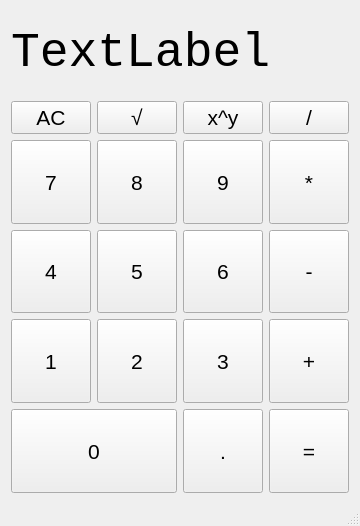
<?xml version="1.0" encoding="UTF-8"?>
<ui version="4.0">
 <class>MainWindow</class>
 <widget class="QMainWindow" name="MainWindow">
  <property name="enabled">
   <bool>true</bool>
  </property>
  <property name="geometry">
   <rect>
    <x>0</x>
    <y>0</y>
    <width>356</width>
    <height>526</height>
   </rect>
  </property>
  <property name="windowTitle">
   <string>MainWindow</string>
  </property>
  <widget class="QWidget" name="centralWidget">
   <layout class="QGridLayout" name="gridLayout_2">
    <item row="6" column="2">
     <widget class="QPushButton" name="threeButton">
      <property name="sizePolicy">
       <sizepolicy hsizetype="Minimum" vsizetype="Preferred">
        <horstretch>0</horstretch>
        <verstretch>0</verstretch>
       </sizepolicy>
      </property>
      <property name="font">
       <font>
        <pointsize>16</pointsize>
       </font>
      </property>
      <property name="text">
       <string>3</string>
      </property>
     </widget>
    </item>
    <item row="2" column="1">
     <widget class="QPushButton" name="sqrtButton">
      <property name="font">
       <font>
        <pointsize>16</pointsize>
       </font>
      </property>
      <property name="text">
       <string>√</string>
      </property>
     </widget>
    </item>
    <item row="0" column="0" colspan="4">
     <layout class="QVBoxLayout" name="verticalLayout">
      <item>
       <widget class="QLabel" name="label">
        <property name="palette">
         <palette>
          <active>
           <colorrole role="WindowText">
            <brush brushstyle="SolidPattern">
             <color alpha="255">
              <red>0</red>
              <green>0</green>
              <blue>0</blue>
             </color>
            </brush>
           </colorrole>
           <colorrole role="Button">
            <brush brushstyle="SolidPattern">
             <color alpha="255">
              <red>0</red>
              <green>0</green>
              <blue>0</blue>
             </color>
            </brush>
           </colorrole>
           <colorrole role="Light">
            <brush brushstyle="SolidPattern">
             <color alpha="255">
              <red>0</red>
              <green>0</green>
              <blue>0</blue>
             </color>
            </brush>
           </colorrole>
           <colorrole role="Midlight">
            <brush brushstyle="SolidPattern">
             <color alpha="255">
              <red>0</red>
              <green>0</green>
              <blue>0</blue>
             </color>
            </brush>
           </colorrole>
           <colorrole role="Dark">
            <brush brushstyle="SolidPattern">
             <color alpha="255">
              <red>0</red>
              <green>0</green>
              <blue>0</blue>
             </color>
            </brush>
           </colorrole>
           <colorrole role="Mid">
            <brush brushstyle="SolidPattern">
             <color alpha="255">
              <red>0</red>
              <green>0</green>
              <blue>0</blue>
             </color>
            </brush>
           </colorrole>
           <colorrole role="Text">
            <brush brushstyle="SolidPattern">
             <color alpha="255">
              <red>255</red>
              <green>255</green>
              <blue>255</blue>
             </color>
            </brush>
           </colorrole>
           <colorrole role="BrightText">
            <brush brushstyle="SolidPattern">
             <color alpha="255">
              <red>255</red>
              <green>255</green>
              <blue>255</blue>
             </color>
            </brush>
           </colorrole>
           <colorrole role="ButtonText">
            <brush brushstyle="SolidPattern">
             <color alpha="255">
              <red>255</red>
              <green>255</green>
              <blue>255</blue>
             </color>
            </brush>
           </colorrole>
           <colorrole role="Base">
            <brush brushstyle="SolidPattern">
             <color alpha="255">
              <red>0</red>
              <green>0</green>
              <blue>0</blue>
             </color>
            </brush>
           </colorrole>
           <colorrole role="Window">
            <brush brushstyle="SolidPattern">
             <color alpha="255">
              <red>0</red>
              <green>0</green>
              <blue>0</blue>
             </color>
            </brush>
           </colorrole>
           <colorrole role="Shadow">
            <brush brushstyle="SolidPattern">
             <color alpha="255">
              <red>0</red>
              <green>0</green>
              <blue>0</blue>
             </color>
            </brush>
           </colorrole>
           <colorrole role="AlternateBase">
            <brush brushstyle="SolidPattern">
             <color alpha="255">
              <red>0</red>
              <green>0</green>
              <blue>0</blue>
             </color>
            </brush>
           </colorrole>
           <colorrole role="ToolTipBase">
            <brush brushstyle="SolidPattern">
             <color alpha="255">
              <red>255</red>
              <green>255</green>
              <blue>220</blue>
             </color>
            </brush>
           </colorrole>
           <colorrole role="ToolTipText">
            <brush brushstyle="SolidPattern">
             <color alpha="255">
              <red>0</red>
              <green>0</green>
              <blue>0</blue>
             </color>
            </brush>
           </colorrole>
           <colorrole role="PlaceholderText">
            <brush brushstyle="SolidPattern">
             <color alpha="128">
              <red>68</red>
              <green>68</green>
              <blue>68</blue>
             </color>
            </brush>
           </colorrole>
          </active>
          <inactive>
           <colorrole role="WindowText">
            <brush brushstyle="SolidPattern">
             <color alpha="255">
              <red>0</red>
              <green>0</green>
              <blue>0</blue>
             </color>
            </brush>
           </colorrole>
           <colorrole role="Button">
            <brush brushstyle="SolidPattern">
             <color alpha="255">
              <red>0</red>
              <green>0</green>
              <blue>0</blue>
             </color>
            </brush>
           </colorrole>
           <colorrole role="Light">
            <brush brushstyle="SolidPattern">
             <color alpha="255">
              <red>0</red>
              <green>0</green>
              <blue>0</blue>
             </color>
            </brush>
           </colorrole>
           <colorrole role="Midlight">
            <brush brushstyle="SolidPattern">
             <color alpha="255">
              <red>0</red>
              <green>0</green>
              <blue>0</blue>
             </color>
            </brush>
           </colorrole>
           <colorrole role="Dark">
            <brush brushstyle="SolidPattern">
             <color alpha="255">
              <red>0</red>
              <green>0</green>
              <blue>0</blue>
             </color>
            </brush>
           </colorrole>
           <colorrole role="Mid">
            <brush brushstyle="SolidPattern">
             <color alpha="255">
              <red>0</red>
              <green>0</green>
              <blue>0</blue>
             </color>
            </brush>
           </colorrole>
           <colorrole role="Text">
            <brush brushstyle="SolidPattern">
             <color alpha="255">
              <red>255</red>
              <green>255</green>
              <blue>255</blue>
             </color>
            </brush>
           </colorrole>
           <colorrole role="BrightText">
            <brush brushstyle="SolidPattern">
             <color alpha="255">
              <red>255</red>
              <green>255</green>
              <blue>255</blue>
             </color>
            </brush>
           </colorrole>
           <colorrole role="ButtonText">
            <brush brushstyle="SolidPattern">
             <color alpha="255">
              <red>255</red>
              <green>255</green>
              <blue>255</blue>
             </color>
            </brush>
           </colorrole>
           <colorrole role="Base">
            <brush brushstyle="SolidPattern">
             <color alpha="255">
              <red>0</red>
              <green>0</green>
              <blue>0</blue>
             </color>
            </brush>
           </colorrole>
           <colorrole role="Window">
            <brush brushstyle="SolidPattern">
             <color alpha="255">
              <red>0</red>
              <green>0</green>
              <blue>0</blue>
             </color>
            </brush>
           </colorrole>
           <colorrole role="Shadow">
            <brush brushstyle="SolidPattern">
             <color alpha="255">
              <red>0</red>
              <green>0</green>
              <blue>0</blue>
             </color>
            </brush>
           </colorrole>
           <colorrole role="AlternateBase">
            <brush brushstyle="SolidPattern">
             <color alpha="255">
              <red>0</red>
              <green>0</green>
              <blue>0</blue>
             </color>
            </brush>
           </colorrole>
           <colorrole role="ToolTipBase">
            <brush brushstyle="SolidPattern">
             <color alpha="255">
              <red>255</red>
              <green>255</green>
              <blue>220</blue>
             </color>
            </brush>
           </colorrole>
           <colorrole role="ToolTipText">
            <brush brushstyle="SolidPattern">
             <color alpha="255">
              <red>0</red>
              <green>0</green>
              <blue>0</blue>
             </color>
            </brush>
           </colorrole>
           <colorrole role="PlaceholderText">
            <brush brushstyle="SolidPattern">
             <color alpha="128">
              <red>68</red>
              <green>68</green>
              <blue>68</blue>
             </color>
            </brush>
           </colorrole>
          </inactive>
          <disabled>
           <colorrole role="WindowText">
            <brush brushstyle="SolidPattern">
             <color alpha="255">
              <red>0</red>
              <green>0</green>
              <blue>0</blue>
             </color>
            </brush>
           </colorrole>
           <colorrole role="Button">
            <brush brushstyle="SolidPattern">
             <color alpha="255">
              <red>0</red>
              <green>0</green>
              <blue>0</blue>
             </color>
            </brush>
           </colorrole>
           <colorrole role="Light">
            <brush brushstyle="SolidPattern">
             <color alpha="255">
              <red>0</red>
              <green>0</green>
              <blue>0</blue>
             </color>
            </brush>
           </colorrole>
           <colorrole role="Midlight">
            <brush brushstyle="SolidPattern">
             <color alpha="255">
              <red>0</red>
              <green>0</green>
              <blue>0</blue>
             </color>
            </brush>
           </colorrole>
           <colorrole role="Dark">
            <brush brushstyle="SolidPattern">
             <color alpha="255">
              <red>0</red>
              <green>0</green>
              <blue>0</blue>
             </color>
            </brush>
           </colorrole>
           <colorrole role="Mid">
            <brush brushstyle="SolidPattern">
             <color alpha="255">
              <red>0</red>
              <green>0</green>
              <blue>0</blue>
             </color>
            </brush>
           </colorrole>
           <colorrole role="Text">
            <brush brushstyle="SolidPattern">
             <color alpha="255">
              <red>0</red>
              <green>0</green>
              <blue>0</blue>
             </color>
            </brush>
           </colorrole>
           <colorrole role="BrightText">
            <brush brushstyle="SolidPattern">
             <color alpha="255">
              <red>255</red>
              <green>255</green>
              <blue>255</blue>
             </color>
            </brush>
           </colorrole>
           <colorrole role="ButtonText">
            <brush brushstyle="SolidPattern">
             <color alpha="255">
              <red>0</red>
              <green>0</green>
              <blue>0</blue>
             </color>
            </brush>
           </colorrole>
           <colorrole role="Base">
            <brush brushstyle="SolidPattern">
             <color alpha="255">
              <red>0</red>
              <green>0</green>
              <blue>0</blue>
             </color>
            </brush>
           </colorrole>
           <colorrole role="Window">
            <brush brushstyle="SolidPattern">
             <color alpha="255">
              <red>0</red>
              <green>0</green>
              <blue>0</blue>
             </color>
            </brush>
           </colorrole>
           <colorrole role="Shadow">
            <brush brushstyle="SolidPattern">
             <color alpha="255">
              <red>0</red>
              <green>0</green>
              <blue>0</blue>
             </color>
            </brush>
           </colorrole>
           <colorrole role="AlternateBase">
            <brush brushstyle="SolidPattern">
             <color alpha="255">
              <red>0</red>
              <green>0</green>
              <blue>0</blue>
             </color>
            </brush>
           </colorrole>
           <colorrole role="ToolTipBase">
            <brush brushstyle="SolidPattern">
             <color alpha="255">
              <red>255</red>
              <green>255</green>
              <blue>220</blue>
             </color>
            </brush>
           </colorrole>
           <colorrole role="ToolTipText">
            <brush brushstyle="SolidPattern">
             <color alpha="255">
              <red>0</red>
              <green>0</green>
              <blue>0</blue>
             </color>
            </brush>
           </colorrole>
           <colorrole role="PlaceholderText">
            <brush brushstyle="SolidPattern">
             <color alpha="128">
              <red>68</red>
              <green>68</green>
              <blue>68</blue>
             </color>
            </brush>
           </colorrole>
          </disabled>
         </palette>
        </property>
        <property name="font">
         <font>
          <family>Courier New</family>
          <pointsize>36</pointsize>
         </font>
        </property>
        <property name="text">
         <string>TextLabel</string>
        </property>
       </widget>
      </item>
     </layout>
    </item>
    <item row="2" column="3">
     <widget class="QPushButton" name="devideButton">
      <property name="sizePolicy">
       <sizepolicy hsizetype="Minimum" vsizetype="Preferred">
        <horstretch>0</horstretch>
        <verstretch>0</verstretch>
       </sizepolicy>
      </property>
      <property name="font">
       <font>
        <pointsize>16</pointsize>
       </font>
      </property>
      <property name="text">
       <string>/</string>
      </property>
     </widget>
    </item>
    <item row="2" column="2">
     <widget class="QPushButton" name="sqrButton">
      <property name="font">
       <font>
        <pointsize>16</pointsize>
       </font>
      </property>
      <property name="text">
       <string>x^y</string>
      </property>
     </widget>
    </item>
    <item row="7" column="0" colspan="2">
     <widget class="QPushButton" name="zeroButton">
      <property name="sizePolicy">
       <sizepolicy hsizetype="Minimum" vsizetype="Preferred">
        <horstretch>0</horstretch>
        <verstretch>0</verstretch>
       </sizepolicy>
      </property>
      <property name="font">
       <font>
        <pointsize>16</pointsize>
       </font>
      </property>
      <property name="text">
       <string>0</string>
      </property>
     </widget>
    </item>
    <item row="4" column="3">
     <widget class="QPushButton" name="multiplyButton">
      <property name="sizePolicy">
       <sizepolicy hsizetype="Minimum" vsizetype="Preferred">
        <horstretch>0</horstretch>
        <verstretch>0</verstretch>
       </sizepolicy>
      </property>
      <property name="font">
       <font>
        <pointsize>16</pointsize>
       </font>
      </property>
      <property name="text">
       <string>*</string>
      </property>
     </widget>
    </item>
    <item row="6" column="3">
     <widget class="QPushButton" name="plusButton">
      <property name="sizePolicy">
       <sizepolicy hsizetype="Minimum" vsizetype="Preferred">
        <horstretch>0</horstretch>
        <verstretch>0</verstretch>
       </sizepolicy>
      </property>
      <property name="font">
       <font>
        <pointsize>16</pointsize>
       </font>
      </property>
      <property name="text">
       <string>+</string>
      </property>
     </widget>
    </item>
    <item row="5" column="3">
     <widget class="QPushButton" name="minusButton">
      <property name="sizePolicy">
       <sizepolicy hsizetype="Minimum" vsizetype="Preferred">
        <horstretch>0</horstretch>
        <verstretch>0</verstretch>
       </sizepolicy>
      </property>
      <property name="font">
       <font>
        <pointsize>16</pointsize>
       </font>
      </property>
      <property name="text">
       <string>-</string>
      </property>
     </widget>
    </item>
    <item row="6" column="1">
     <widget class="QPushButton" name="twoButton">
      <property name="sizePolicy">
       <sizepolicy hsizetype="Minimum" vsizetype="Preferred">
        <horstretch>0</horstretch>
        <verstretch>0</verstretch>
       </sizepolicy>
      </property>
      <property name="font">
       <font>
        <pointsize>16</pointsize>
       </font>
      </property>
      <property name="text">
       <string>2</string>
      </property>
     </widget>
    </item>
    <item row="4" column="2">
     <widget class="QPushButton" name="nineButton">
      <property name="sizePolicy">
       <sizepolicy hsizetype="Minimum" vsizetype="Preferred">
        <horstretch>0</horstretch>
        <verstretch>0</verstretch>
       </sizepolicy>
      </property>
      <property name="font">
       <font>
        <pointsize>16</pointsize>
       </font>
      </property>
      <property name="text">
       <string>9</string>
      </property>
     </widget>
    </item>
    <item row="7" column="2">
     <widget class="QPushButton" name="dotButton">
      <property name="sizePolicy">
       <sizepolicy hsizetype="Minimum" vsizetype="Preferred">
        <horstretch>0</horstretch>
        <verstretch>0</verstretch>
       </sizepolicy>
      </property>
      <property name="font">
       <font>
        <pointsize>16</pointsize>
       </font>
      </property>
      <property name="text">
       <string>.</string>
      </property>
     </widget>
    </item>
    <item row="4" column="0">
     <widget class="QPushButton" name="sevenButton">
      <property name="sizePolicy">
       <sizepolicy hsizetype="Minimum" vsizetype="Preferred">
        <horstretch>0</horstretch>
        <verstretch>0</verstretch>
       </sizepolicy>
      </property>
      <property name="font">
       <font>
        <pointsize>16</pointsize>
       </font>
      </property>
      <property name="text">
       <string>7</string>
      </property>
     </widget>
    </item>
    <item row="5" column="1">
     <widget class="QPushButton" name="fiveButton">
      <property name="sizePolicy">
       <sizepolicy hsizetype="Minimum" vsizetype="Preferred">
        <horstretch>0</horstretch>
        <verstretch>0</verstretch>
       </sizepolicy>
      </property>
      <property name="font">
       <font>
        <pointsize>16</pointsize>
       </font>
      </property>
      <property name="text">
       <string>5</string>
      </property>
     </widget>
    </item>
    <item row="5" column="2">
     <widget class="QPushButton" name="sixButton">
      <property name="sizePolicy">
       <sizepolicy hsizetype="Minimum" vsizetype="Preferred">
        <horstretch>0</horstretch>
        <verstretch>0</verstretch>
       </sizepolicy>
      </property>
      <property name="font">
       <font>
        <pointsize>16</pointsize>
       </font>
      </property>
      <property name="text">
       <string>6</string>
      </property>
     </widget>
    </item>
    <item row="5" column="0">
     <widget class="QPushButton" name="fourButton">
      <property name="sizePolicy">
       <sizepolicy hsizetype="Minimum" vsizetype="Preferred">
        <horstretch>0</horstretch>
        <verstretch>0</verstretch>
       </sizepolicy>
      </property>
      <property name="font">
       <font>
        <pointsize>16</pointsize>
       </font>
      </property>
      <property name="text">
       <string>4</string>
      </property>
     </widget>
    </item>
    <item row="6" column="0">
     <widget class="QPushButton" name="oneButton">
      <property name="sizePolicy">
       <sizepolicy hsizetype="Minimum" vsizetype="Preferred">
        <horstretch>0</horstretch>
        <verstretch>0</verstretch>
       </sizepolicy>
      </property>
      <property name="font">
       <font>
        <pointsize>16</pointsize>
       </font>
      </property>
      <property name="text">
       <string>1</string>
      </property>
     </widget>
    </item>
    <item row="4" column="1">
     <widget class="QPushButton" name="eightButton">
      <property name="sizePolicy">
       <sizepolicy hsizetype="Minimum" vsizetype="Preferred">
        <horstretch>0</horstretch>
        <verstretch>0</verstretch>
       </sizepolicy>
      </property>
      <property name="font">
       <font>
        <pointsize>16</pointsize>
       </font>
      </property>
      <property name="text">
       <string>8</string>
      </property>
     </widget>
    </item>
    <item row="7" column="3">
     <widget class="QPushButton" name="equalButton">
      <property name="sizePolicy">
       <sizepolicy hsizetype="Minimum" vsizetype="Preferred">
        <horstretch>0</horstretch>
        <verstretch>0</verstretch>
       </sizepolicy>
      </property>
      <property name="font">
       <font>
        <pointsize>16</pointsize>
       </font>
      </property>
      <property name="text">
       <string>=</string>
      </property>
     </widget>
    </item>
    <item row="2" column="0">
     <widget class="QPushButton" name="clearButton">
      <property name="font">
       <font>
        <pointsize>16</pointsize>
       </font>
      </property>
      <property name="text">
       <string>AC</string>
      </property>
     </widget>
    </item>
   </layout>
  </widget>
  <widget class="QMenuBar" name="menuBar">
   <property name="enabled">
    <bool>false</bool>
   </property>
   <property name="geometry">
    <rect>
     <x>0</x>
     <y>0</y>
     <width>356</width>
     <height>20</height>
    </rect>
   </property>
   <property name="nativeMenuBar">
    <bool>true</bool>
   </property>
  </widget>
  <widget class="QStatusBar" name="statusBar">
   <property name="enabled">
    <bool>false</bool>
   </property>
  </widget>
 </widget>
 <layoutdefault spacing="6" margin="11"/>
 <resources/>
 <connections/>
</ui>
